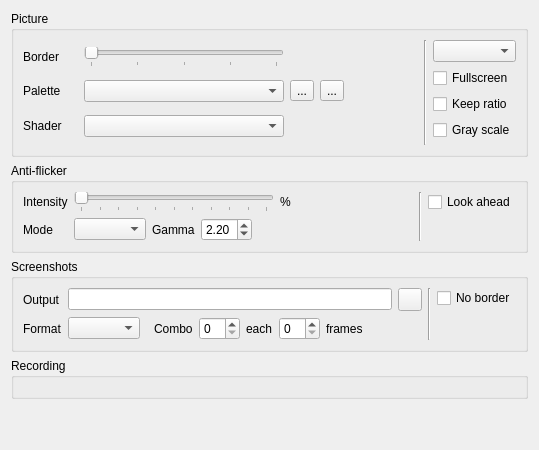
       <widget class="QWidget" name="tab2">
        <layout class="QHBoxLayout" name="horizontalLayout_27">
         <item>
          <layout class="QVBoxLayout" name="verticalLayout_24">
           <item>
            <widget class="xIconGroup" name="vidViewGBox">
             <property name="title">
              <string>Picture</string>
             </property>
             <layout class="QHBoxLayout" name="horizontalLayout_pic">
              <item>
               <layout class="QGridLayout" name="gridLayout_2" columnstretch="0,0,1" columnminimumwidth="55,0,0">
               <item row="0" column="0">
                <widget class="QLabel" name="label_3">
                 <property name="toolTip">
                  <string>How much border is shown around the screen</string>
                 </property>
                 <property name="text">
                  <string>Border</string>
                 </property>
                </widget>
               </item>
               <item row="0" column="1">
                <widget class="xSlider" name="bszsld">
                 <property name="minimumSize">
                  <size>
                   <width>200</width>
                   <height>0</height>
                  </size>
                 </property>
                 <property name="maximumSize">
                  <size>
                   <width>200</width>
                   <height>16777215</height>
                  </size>
                 </property>
                 <property name="minimumSize">
                  <size>
                   <width>200</width>
                   <height>0</height>
                  </size>
                 </property>
                 <property name="maximumSize">
                  <size>
                   <width>200</width>
                   <height>16777215</height>
                  </size>
                 </property>
                   <property name="toolTip">
                    <string>How much border is shown around the screen</string>
                   </property>
                   <property name="maximum">
                    <number>4</number>
                   </property>
                   <property name="pageStep">
                    <number>1</number>
                   </property>
                   <property name="orientation">
                    <enum>Qt::Horizontal</enum>
                   </property>
                   <property name="tickPosition">
                    <enum>QSlider::TicksBelow</enum>
                   </property>
                   <property name="tickInterval">
                    <number>1</number>
                   </property>
                </widget>
               </item>
               <item row="0" column="2">
                <widget class="QLabel" name="bszlab">
                 <property name="minimumSize">
                  <size>
                   <width>104</width>
                   <height>0</height>
                  </size>
                 </property>
                 <property name="maximumSize">
                  <size>
                   <width>104</width>
                   <height>16777215</height>
                  </size>
                 </property>
                 <property name="text">
                  <string/>
                 </property>
                </widget>
               </item>
               <item row="1" column="0">
                <widget class="QLabel" name="labPalPreset">
                 <property name="text">
                  <string>Palette</string>
                 </property>
                </widget>
               </item>
               <item row="1" column="1">
                <widget class="QComboBox" name="cbPalPreset">
                 <property name="minimumSize">
                  <size>
                   <width>200</width>
                   <height>0</height>
                  </size>
                 </property>
                 <property name="maximumSize">
                  <size>
                   <width>200</width>
                   <height>16777215</height>
                  </size>
                 </property>
                 <property name="minimumSize">
                  <size>
                   <width>200</width>
                   <height>0</height>
                  </size>
                 </property>
                 <property name="maximumSize">
                  <size>
                   <width>200</width>
                   <height>16777215</height>
                  </size>
                 </property>
                 <property name="toolTip">
                  <string>Colors the picture is drawn with</string>
                 </property>
                </widget>
               </item>
               <item row="1" column="2">
                <layout class="QHBoxLayout" name="horizontalLayout_40">
                 <item>
                  <widget class="QToolButton" name="tbPalEdit">
                   <property name="toolTip">
                    <string>Edit the palette</string>
                   </property>
                   <property name="text">
                    <string>...</string>
                   </property>
                   <property name="icon">
                    <iconset resource="../xpeccy.qrc">
                     <normaloff>:/images/edit.png</normaloff>:/images/edit.png</iconset>
                   </property>
                  </widget>
                 </item>
                 <item>
                  <widget class="QToolButton" name="tbPalRestore">
                   <property name="toolTip">
                    <string>Drop your changes and take the palette as it ships</string>
                   </property>
                   <property name="text">
                    <string>...</string>
                   </property>
                   <property name="icon">
                    <iconset resource="../xpeccy.qrc">
                     <normaloff>:/images/refresh.png</normaloff>:/images/refresh.png</iconset>
                   </property>
                  </widget>
                 </item>
                 <item>
                  <spacer name="spacerPalBtn">
                   <property name="orientation">
                    <enum>Qt::Horizontal</enum>
                   </property>
                   <property name="sizeHint" stdset="0">
                    <size>
                     <width>0</width>
                     <height>0</height>
                    </size>
                   </property>
                  </spacer>
                 </item>
                </layout>
               </item>
               <item row="2" column="0">
                <widget class="QLabel" name="labShader">
                 <property name="text">
                  <string>Shader</string>
                 </property>
                </widget>
               </item>
               <item row="2" column="1">
                <widget class="QComboBox" name="cbShader">
                 <property name="minimumSize">
                  <size>
                   <width>200</width>
                   <height>0</height>
                  </size>
                 </property>
                 <property name="maximumSize">
                  <size>
                   <width>200</width>
                   <height>16777215</height>
                  </size>
                 </property>
                 <property name="minimumSize">
                  <size>
                   <width>200</width>
                   <height>0</height>
                  </size>
                 </property>
                 <property name="maximumSize">
                  <size>
                   <width>200</width>
                   <height>16777215</height>
                  </size>
                 </property>
                 <property name="toolTip">
                  <string>Post-processing shader</string>
                 </property>
                </widget>
               </item>
               </layout>
              </item>
              <item>
               <spacer name="horizontalSpacer_pic">
                <property name="orientation">
                 <enum>Qt::Horizontal</enum>
                </property>
                <property name="sizeHint" stdset="0">
                 <size>
                  <width>24</width>
                  <height>20</height>
                 </size>
                </property>
               </spacer>
              </item>
              <item>
               <widget class="QWidget" name="picRight" native="true">
                <layout class="QHBoxLayout" name="picRightLayout">
                 <property name="leftMargin"><number>0</number></property>
                 <property name="topMargin"><number>0</number></property>
                 <property name="rightMargin"><number>0</number></property>
                 <property name="bottomMargin"><number>0</number></property>
                 <item>
                  <widget class="Line" name="picLine">
                   <property name="orientation">
                    <enum>Qt::Vertical</enum>
                   </property>
                  </widget>
                 </item>
                 <item>
                   <layout class="QVBoxLayout" name="verticalLayout_23">
                    <property name="leftMargin">
                     <number>0</number>
                    </property>
                    <property name="topMargin">
                     <number>0</number>
                    </property>
                    <property name="rightMargin">
                     <number>0</number>
                    </property>
                    <property name="bottomMargin">
                     <number>0</number>
                    </property>
                    <item>
                     <widget class="QComboBox" name="cbScale">
                      <property name="toolTip">
                       <string>Window size: screen pixels per emulated pixel.
Integer scaling, so every pixel is the same size</string>
                      </property>
                     </widget>
                    </item>
                    <item>
                     <widget class="QCheckBox" name="cbFullscreen">
                      <property name="text">
                       <string>Fullscreen</string>
                      </property>
                     </widget>
                    </item>
                    <item>
                     <widget class="QCheckBox" name="cbKeepRatio">
                      <property name="toolTip">
                       <string>Fullscreen: keep the shape, do not stretch</string>
                      </property>
                      <property name="text">
                       <string>Keep ratio</string>
                      </property>
                     </widget>
                    </item>
                    <item>
                     <widget class="QCheckBox" name="grayscale">
                      <property name="toolTip">
                       <string>Draw the picture in shades of gray</string>
                      </property>
                      <property name="text">
                       <string>Gray scale</string>
                      </property>
                     </widget>
                    </item>
                    <item>
                     <spacer name="verticalSpacer_pic">
                      <property name="orientation">
                       <enum>Qt::Vertical</enum>
                      </property>
                      <property name="sizeHint" stdset="0">
                       <size>
                        <width>20</width>
                        <height>5</height>
                       </size>
                      </property>
                     </spacer>
                    </item>
                   </layout>
                 </item>
                </layout>
               </widget>
              </item>
             </layout>
            </widget>
           </item>
           <item>
            <widget class="xIconGroup" name="antiflickerGBox">
             <property name="title">
              <string>Anti-flicker</string>
             </property>
             <layout class="QHBoxLayout" name="afLayout">
              <item>
               <layout class="QGridLayout" name="antiFlickerGridLayout" columnstretch="0,0,1">
                <item row="0" column="0">
                 <widget class="QLabel" name="label_12">
                  <property name="toolTip">
                   <string>How much of the frames before is left in the picture</string>
                  </property>
                  <property name="text">
                   <string>Intensity</string>
                  </property>
                 </widget>
                </item>
                <item row="0" column="1">
                 <widget class="xSlider" name="sldNoflic">
                  <property name="minimumSize">
                   <size>
                    <width>200</width>
                    <height>0</height>
                   </size>
                  </property>
                  <property name="maximumSize">
                   <size>
                    <width>200</width>
                    <height>16777215</height>
                   </size>
                  </property>
                  <property name="toolTip">
                   <string>How much of the frames before is left in the picture</string>
                  </property>
                  <property name="maximum">
                   <number>50</number>
                  </property>
                  <property name="orientation">
                   <enum>Qt::Horizontal</enum>
                  </property>
                  <property name="tickPosition">
                   <enum>QSlider::TicksBelow</enum>
                  </property>
                  <property name="tickInterval">
                   <number>5</number>
                  </property>
                 </widget>
                </item>
                <item row="0" column="2">
                 <widget class="QLabel" name="labNoflic">
                  <property name="text">
                   <string>%</string>
                  </property>
                 </widget>
                </item>
                <item row="1" column="0">
                 <widget class="QLabel" name="antiflickerModeLabel">
                  <property name="toolTip">
                   <string>Blending method:
2-frames (Gigascreen)
3-frames (3Color)</string>
                  </property>
                  <property name="text">
                   <string>Mode</string>
                  </property>
                 </widget>
                </item>
                <item row="1" column="1" colspan="2">
                 <layout class="QHBoxLayout" name="afModeLayout">
                  <item>
                   <widget class="QComboBox" name="cbNoflicMode">
                    <property name="toolTip">
                     <string>Blending method:
2-frames (Gigascreen)
3-frames (3Color)</string>
                    </property>
                   </widget>
                  </item>
                  <item>
                   <widget class="QLabel" name="antiflickerGammaLabel">
                    <property name="toolTip">
                     <string>Gamma the frames are blended with. Typical: 1.8-2.4
(2.2 is close to a CRT, 1.0 blends linearly)</string>
                    </property>
                    <property name="text">
                     <string>Gamma</string>
                    </property>
                   </widget>
                  </item>
                  <item>
                   <widget class="QDoubleSpinBox" name="sbNoflicGamma">
                    <property name="toolTip">
                     <string>Gamma the frames are blended with. Typical: 1.8-2.4
(2.2 is close to a CRT, 1.0 blends linearly)</string>
                    </property>
                    <property name="decimals">
                     <number>2</number>
                    </property>
                    <property name="minimum">
                     <double>1.000000000000000</double>
                    </property>
                    <property name="maximum">
                     <double>3.000000000000000</double>
                    </property>
                    <property name="singleStep">
                     <double>0.100000000000000</double>
                    </property>
                    <property name="value">
                     <double>2.200000000000000</double>
                    </property>
                   </widget>
                  </item>
                  <item>
                   <spacer name="afModeSpacer">
                    <property name="orientation">
                     <enum>Qt::Horizontal</enum>
                    </property>
                    <property name="sizeHint" stdset="0">
                     <size>
                      <width>0</width>
                      <height>0</height>
                     </size>
                    </property>
                   </spacer>
                  </item>
                 </layout>
                </item>
               </layout>
              </item>
              <item>
               <spacer name="afSpacer">
                <property name="orientation">
                 <enum>Qt::Horizontal</enum>
                </property>
                <property name="sizeHint" stdset="0">
                 <size>
                  <width>24</width>
                  <height>0</height>
                 </size>
                </property>
               </spacer>
              </item>
              <item>
               <widget class="QWidget" name="afRight" native="true">
                <layout class="QHBoxLayout" name="afRightLayout">
                 <property name="leftMargin"><number>0</number></property>
                 <property name="topMargin"><number>0</number></property>
                 <property name="rightMargin"><number>0</number></property>
                 <property name="bottomMargin"><number>0</number></property>
                 <item>
                  <widget class="Line" name="afLine">
                   <property name="orientation">
                    <enum>Qt::Vertical</enum>
                   </property>
                  </widget>
                 </item>
                 <item>
                  <layout class="QVBoxLayout" name="afColumn">
                   <item>
                    <widget class="QCheckBox" name="cbNoflicAhead">
                     <property name="toolTip">
                      <string>Adaptive modes: frames run ahead to catch a flicker as it starts</string>
                     </property>
                     <property name="text">
                      <string>Look ahead</string>
                     </property>
                    </widget>
                   </item>
                   <item>
                    <spacer name="afColSpacer">
                     <property name="orientation">
                      <enum>Qt::Vertical</enum>
                     </property>
                     <property name="sizeHint" stdset="0">
                      <size>
                       <width>0</width>
                       <height>0</height>
                      </size>
                     </property>
                    </spacer>
                   </item>
                  </layout>
                 </item>
                </layout>
               </widget>
              </item>
             </layout>
            </widget>
           </item>
           <item>
            <widget class="xIconGroup" name="groupBox">
             <property name="title">
              <string>Screenshots</string>
             </property>
             <layout class="QHBoxLayout" name="horizontalLayout_22">
              <item>
               <layout class="QGridLayout" name="gridLayout_3" columnstretch="0,1">
                <item row="0" column="0">
                 <widget class="QLabel" name="label_13">
                  <property name="text">
                   <string>Output</string>
                  </property>
                 </widget>
                </item>
                <item row="0" column="1">
                 <layout class="QHBoxLayout" name="horizontalLayout_24">
                  <item>
                   <widget class="QLineEdit" name="pathle">
                    <property name="toolTip">
                     <string>Folder screenshots are saved in</string>
                    </property>
                    <property name="readOnly">
                     <bool>true</bool>
                    </property>
                   </widget>
                  </item>
                  <item>
                   <widget class="QToolButton" name="pathtb">
                    <property name="toolTip">
                     <string>Pick the folder</string>
                    </property>
                    <property name="icon">
                     <iconset resource="../xpeccy.qrc">
                      <normaloff>:/images/fileopen.png</normaloff>:/images/fileopen.png</iconset>
                    </property>
                   </widget>
                  </item>
                 </layout>
                </item>
                <item row="1" column="0">
                 <widget class="QLabel" name="label_5">
                  <property name="text">
                   <string>Format</string>
                  </property>
                 </widget>
                </item>
                <item row="1" column="1">
                 <layout class="QHBoxLayout" name="horizontalLayout_3">
                  <item>
                   <widget class="QComboBox" name="ssfbox">
                    <property name="toolTip">
                     <string>File format screenshots are saved in</string>
                    </property>
                   </widget>
                  </item>
                  <item>
                   <spacer name="ssFmtSpacer">
                    <property name="orientation">
                     <enum>Qt::Horizontal</enum>
                    </property>
                    <property name="sizeType">
                     <enum>QSizePolicy::Fixed</enum>
                    </property>
                    <property name="sizeHint" stdset="0">
                     <size>
                      <width>8</width>
                      <height>0</height>
                     </size>
                    </property>
                   </spacer>
                  </item>
                  <item>
                   <widget class="QLabel" name="label_7">
                    <property name="text">
                     <string>Combo</string>
                    </property>
                   </widget>
                  </item>
                  <item>
                   <widget class="QSpinBox" name="scntbox">
                    <property name="toolTip">
                     <string>How many screenshots one key press takes</string>
                    </property>
                   </widget>
                  </item>
                  <item>
                   <widget class="QLabel" name="label_6">
                    <property name="text">
                     <string>each</string>
                    </property>
                   </widget>
                  </item>
                  <item>
                   <widget class="QSpinBox" name="sintbox">
                    <property name="toolTip">
                     <string>Frames between the screenshots of a combo</string>
                    </property>
                   </widget>
                  </item>
                  <item>
                   <widget class="QLabel" name="label_34">
                    <property name="text">
                     <string>frames</string>
                    </property>
                   </widget>
                  </item>
                  <item>
                   <spacer name="horizontalSpacer_5">
                    <property name="orientation">
                     <enum>Qt::Horizontal</enum>
                    </property>
                    <property name="sizeHint" stdset="0">
                     <size>
                      <width>0</width>
                      <height>0</height>
                     </size>
                    </property>
                   </spacer>
                  </item>
                 </layout>
                </item>
               </layout>
              </item>
              <item>
               <widget class="QWidget" name="ssRight" native="true">
                <layout class="QHBoxLayout" name="ssRightLayout">
                 <property name="leftMargin"><number>0</number></property>
                 <property name="topMargin"><number>0</number></property>
                 <property name="rightMargin"><number>0</number></property>
                 <property name="bottomMargin"><number>0</number></property>
                 <item>
                  <widget class="Line" name="ssLine">
                   <property name="orientation">
                    <enum>Qt::Vertical</enum>
                   </property>
                  </widget>
                 </item>
                 <item>
                  <layout class="QVBoxLayout" name="ssColumn">
                   <item>
                    <widget class="QCheckBox" name="ssNoBord">
                     <property name="toolTip">
                      <string>Screen only, without the border</string>
                     </property>
                     <property name="text">
                      <string>No border</string>
                     </property>
                    </widget>
                   </item>
                   <item>
                    <spacer name="ssColSpacer">
                     <property name="orientation">
                      <enum>Qt::Vertical</enum>
                     </property>
                     <property name="sizeHint" stdset="0">
                      <size>
                       <width>0</width>
                       <height>0</height>
                      </size>
                     </property>
                    </spacer>
                   </item>
                  </layout>
                 </item>
                </layout>
               </widget>
              </item>
             </layout>
            </widget>
           </item>
           <item>
            <widget class="xIconGroup" name="gbRecording">
             <property name="title">
              <string>Recording</string>
             </property>
             <layout class="QVBoxLayout" name="verticalLayout_rec">
             </layout>
            </widget>
           </item>
           <item>
            <spacer name="verticalSpacer_11">
             <property name="orientation">
              <enum>Qt::Vertical</enum>
             </property>
             <property name="sizeHint" stdset="0">
              <size>
               <width>20</width>
               <height>40</height>
              </size>
             </property>
            </spacer>
           </item>
          </layout>
         </item>
        </layout>
       </widget>
